Frame 1 (no input): blank canvas, image omitted
Frame 60 (no input): blank canvas, image omitted
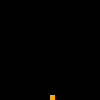
Frame 120 (the mouse pressed at the canvas centre since frame 60)

The p5.js sketch whose frames 1 and 60 were blank and that drew this single picture after the mouse press (run headless with seeded random() and noise() and a simulated clock; from frame 60 on, the mouse is pressed at the canvas centre):

// p5.js sketch
// ── sketch.js
//Create a 2D array
function make2DArray(cols, rows) {
  let arr = new Array(cols);
  for (let i = 0; i < arr.length; i++) {
    arr[i] = new Array(rows);
    //fill arrays with 0s
    for (let j = 0; j < arr[i].length; j++) {
      arr[i][j] = 0;
    }
  }
  return arr;
}

//the grid
let grid;
//how big each square is
let w = 5;
let cols, rows;

// restrict hues to yellow tones
let minHue = 40;
let maxHue = 65;
let hueValue = minHue;

//check to see if column is in bounds
function withinCols(i) {
  return i >= 0 && i <= cols - 1;
}

//check to see if row is in bounds
function withinRows(j) {
  return j >= 0 && j <= rows - 1;
}

var canvas = document.getElementById("canvas");
function setup() {
  //createCanvas(windowWidth, 500)
  colorMode(HSB, 360, 255, 255);
  cols = width / w;
  rows = height / w;
  grid = make2DArray(cols, rows);

  matrixSize = createSlider(5, 30, 10, 1);
}

function mouseDragged() {
  let mouseCol = floor(mouseX / w);
  let mouseRow = floor(mouseY / w);

  //randomly add an area of sand around mouse click
  let matrix = matrixSize.value();
  let extent = floor(matrix/10);
  for (let i = -extent; i <= extent; i++) {
    for (let j = -extent; j <= extent; j ++) {
      if (random(1) < 0.75) {
        let col = mouseCol + i;
        let row = mouseRow + j;
        if (withinCols(col) && withinRows(row)) {
          grid[col][row] = hueValue;
        }
      }
    }
  }
  //change the color of the sand
  hueValue += 1;
  // keep the hue inside the yellow range
  if (hueValue > maxHue) {
    hueValue = minHue;
  }
} 

function mousePressed() {
  let mouseCol = floor(mouseX / w);
  let mouseRow = floor(mouseY / w);

  //randomly add an area of sand around mouse click
  let matrix = matrixSize.value() / 5; 
  let extent = floor(matrix/4);
  for (let i = -extent; i <= extent; i++) {
    for (let j = -extent; j <= extent; j ++) {
      if (random(1) < 0.75) {
        let col = mouseCol + i;
        let row = mouseRow + j;
        if (withinCols(col) && withinRows(row)) {
          grid[col][row] = hueValue;
        }
      }
    }
  }
  //change the color of the sand
  hueValue += 1;
  // keep the hue inside the yellow range
  if (hueValue > maxHue) {
    hueValue = minHue;
  }
}

function draw() {
  background(0);

  //draw the sand
  for (let i = 0; i < cols; i ++) {
    for (let j = 0; j < rows; j++) {
      noStroke();
      if (grid[i][j] > 0) {
        fill(grid[i][j], 255, 255); //change color to sand color and maybe even fading colors
        let x = i * w;
        let y = j * w;
        square(x, y, w);
      }
    }
  }

  //create an array for the next frame
  let nextGrid = make2DArray(cols, rows);
  //check every cell
  for (let i = 0; i < cols; i++) {
    for (let j = 0; j < rows; j++) {
      //what is the state? (0 -no color or 1 -sand color)
      let state = grid[i][j];

      //if there is a piece of sand
      if (state > 0) {
        //check below
        let below = grid[i][j+1];

        //randomly chooses a direction to fall to
        let dir = 1;
        if (random(1) < 0.5) {
          dir *= -1;
        }

        //check below left and right
        let belowA = -1;
        let belowB = -1;
        if (withinCols(i + dir)) {
          belowA = grid[i + dir][j + 1];
        } 
        if (withinCols(i - dir)) {
          belowB = grid[i - dir][j + 1];
        }
        
        //move sand down/right/left
        if (below === 0) {
          nextGrid[i][j + 1] = state;
        } else if (belowA === 0 ){
          nextGrid[i + dir][j + 1] = state;
        } else if (belowB === 0) {
          nextGrid[i - dir][j + 1] = state;
        } else { //stay put
          nextGrid[i][j] = state;
        }
      }
    }
  }
  grid = nextGrid;
}

// ── style.css
html, body {
  margin: 10;
  padding: 0;
  align-items: center;
  justify-content: center;
  text-align: center;
}

.canvas {
  width: 100vw;
  height: 500px;
  align-items: center;
  justify-content: center;
}
